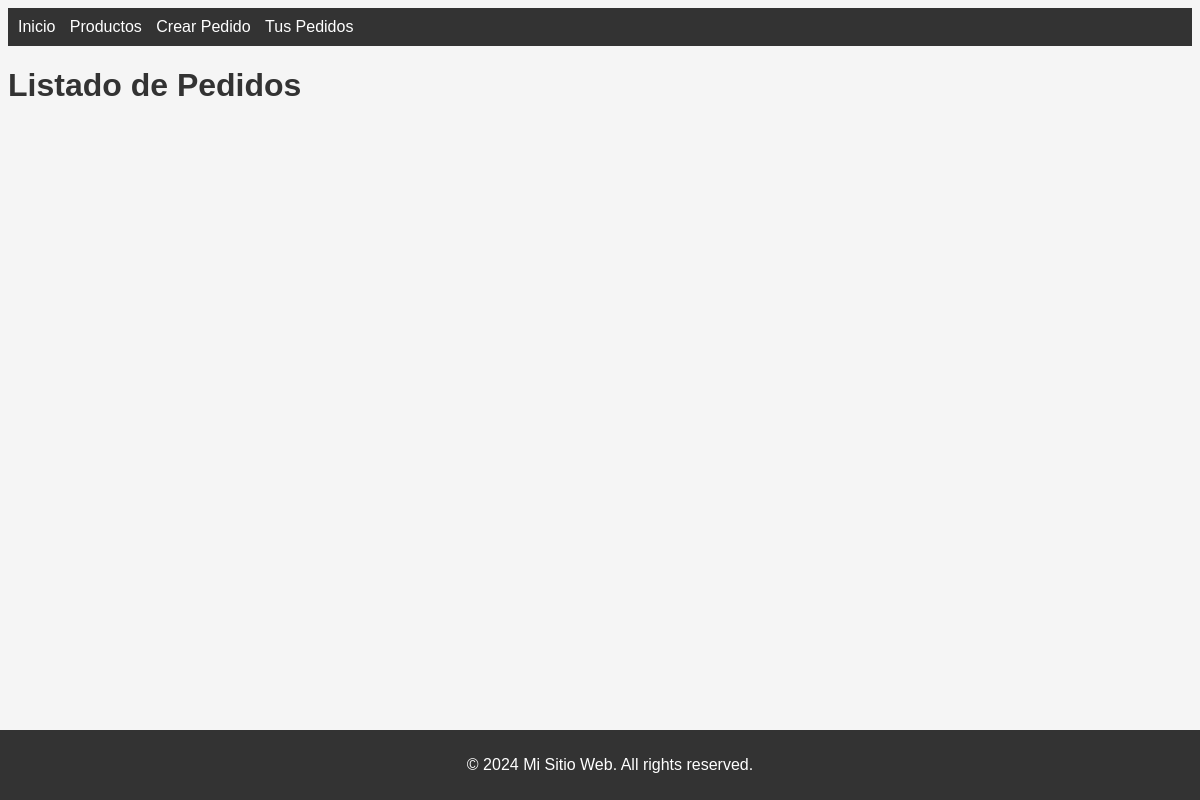
The page /mostrarPedidos/ on the database as committed earlier.
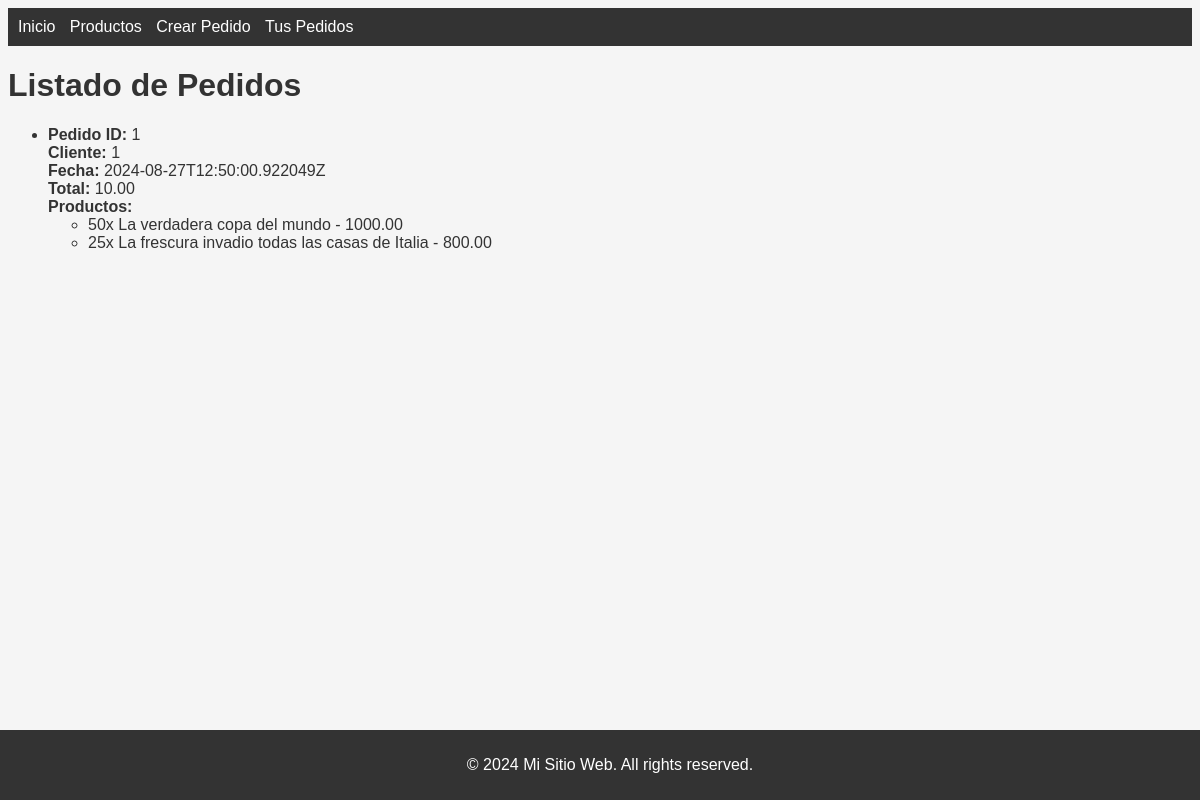
The same page on the database as committed later.
### main/models.py (models this page shows, shortened)
class Pedido(models.Model):
    id = models.AutoField(primary_key=True)
    cliente = models.ForeignKey(Cliente, on_delete=models.CASCADE)
    fecha = models.DateTimeField(auto_now_add=True)
    productos = models.ManyToManyField(Producto, through='PedidoProducto')
    total = models.DecimalField(max_digits=10, decimal_places=2, default=0)

class Producto(models.Model):
    id = models.AutoField(primary_key=True)
    codigo = models.CharField(max_length=100, unique=True)
    descripcion = models.TextField()
    precio = models.DecimalField(max_digits=10, decimal_places=2)

### main/views.py (the view)
# urls.py: path('mostrarPedidos/', mostrarPedidos, name='mostrarPedidos'),
def mostrarPedidos(request):
    if request.method == 'GET':
        pedidos = Pedido.objects.all()
        serializer = PedidoSerializer(pedidos, many = True)
        context = {
            'pedidos': serializer.data
        }
        return render(request, 'pedidos.html',context)

### main/templates/pedidos.html
{% extends 'base.html' %}
{% block content %}
    <h1>Listado de Pedidos</h1>
    <ul>
        {% for pedido in pedidos %}
            <li>
                <strong>Pedido ID:</strong> {{ pedido.id }} <br>
                <strong>Cliente:</strong> {{ pedido.cliente }} <br>
                <strong>Fecha:</strong> {{ pedido.fecha }} <br>
                <strong>Total:</strong> {{ pedido.total }} <br>
                <strong>Productos:</strong>
                <ul>
                    {% for producto in pedido.productos %}
                        <li>{{ producto.cantidad }}x {{ producto.producto.descripcion }} - {{ producto.producto.precio }}</li>
                    {% endfor %}
                </ul>
            </li>
        {% endfor %}
    </ul>
{% endblock %}

### main/templates/base.html (shortened to what this page needs)
<!DOCTYPE html>
<html lang="en">
<head>
</head>
</head>
<body>
    <nav>
        <ul>
            <li><a href="{% url 'home' %}">Inicio</a></li>
            <li><a href="{% url 'productos' %}">Productos</a></li>
            <li><a href="{% url 'pedidos' %}">Crear Pedido</a></li>
            <li><a href="{% url 'mostrarPedidos' %}">Tus Pedidos</a></li>
        </ul>
    </nav>
    <div>
        {% block content %}{% endblock %}
    </div>
    <footer style="position: fixed; left: 0; bottom: 0; width: 100%;">
        <p>&copy; 2024 Mi Sitio Web. All rights reserved.</p>
    </footer>
</body>
</body>
</html>

### main/templates/base.html (style rules this page uses)
body { font-family: Arial, sans-serif; background-color: #f5f5f5; color: #333; }
nav { background-color: #333; padding: 10px; }
nav ul { list-style-type: none; margin: 0; padding: 0; }
nav ul li { display: inline; margin-right: 10px; }
nav ul li a { color: #fff; text-decoration: none; }
footer { background-color: #333; padding: 10px; color: #fff; text-align: center; }

Rows that differ between the two databases and show on the page:
added Pedido: id "1", cliente "1", fecha "2024-08-27T12:50:00.922049Z", total "10.00", cantidad "50" "25", producto.precio "1000.00" "800.00"
now on this page (row unchanged): Producto: producto.descripcion "La verdadera copa del mundo"
now on this page (row unchanged): Producto: producto.descripcion "La frescura invadio todas las casas de Italia"
